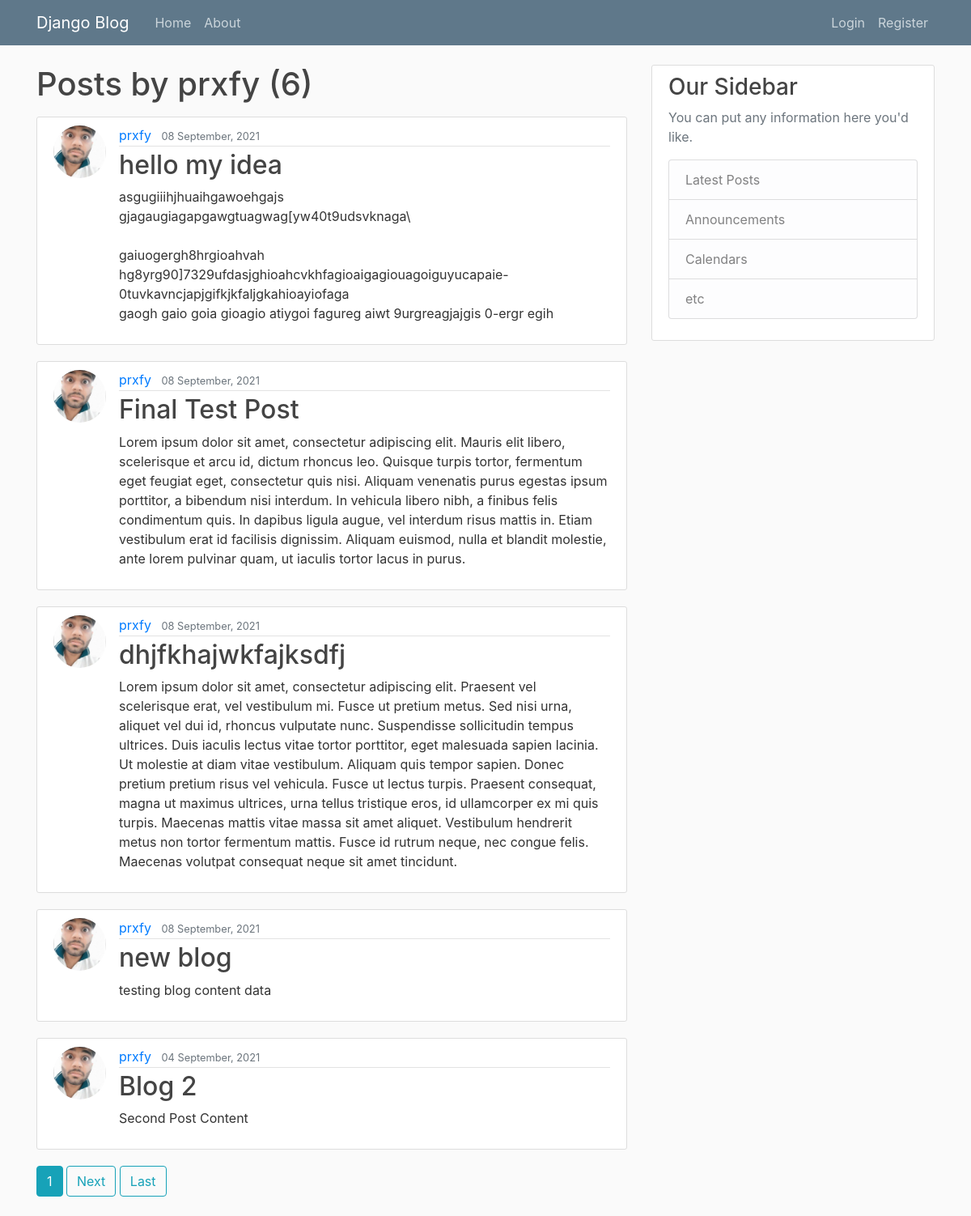
Page /user/prxfy on the committed database.
### blog/models.py (models this page shows, shortened)
class Post(models.Model):
    title = models.CharField(max_length=100)
    content = models.TextField()
    date_posted = models.DateTimeField(default=timezone.now)
    author = models.ForeignKey(User, on_delete=models.CASCADE)

### users/models.py (models this page shows, shortened)
class Profile(models.Model):
    user = models.OneToOneField(User, on_delete=models.CASCADE)
    image = models.ImageField(default='default.jpg', upload_to='profile_pics')

### blog/views.py (the view)
# urls.py: path('user/<str:username>', UserPostListView.as_view(), name='user-posts'),
class UserPostListView(ListView):
    model = Post
    template_name = 'blog/user_posts.html'
    context_object_name = 'posts'
    paginate_by = 5
    def get_queryset(self):
        user = get_object_or_404(User, username = self.kwargs.get('username'))
        return Post.objects.filter(author=user).order_by('-date_posted')

### blog/templates/blog/user_posts.html (shortened to what this page needs)
{% extends "blog/base.html" %}
{% block content %}
    <h1 class= 'mb-3'>Posts by {{ view.kwargs.username }} ({{ page_obj.paginator.count }})</h1>
    {% for post in posts %}
        <article class="media content-section">
            <img class='rounded-circle article-img' src = '{{ post.author.profile.image.url }}'>
            <div class="media-body">
                <div class="article-metadata">
                    <a class="mr-2" href="{% url 'user-posts' post.author.username %}">{{ post.author }}</a>
                    <small class="text-muted">{{ post.date_posted | date:"d F, Y" }}</small>
                </div>
                <h2><a class="article-title" href="{% url 'post-detail' post.id %}">{{ post.title }}</a></h2>
                <p class="article-content">{{ post.content }}</p>
            </div>
        </article>
    {% endfor %}
    {% if is_paginated %}
        {% for num in page_obj.paginator.page_range %}
            {% if page_obj.number == num %}
                <a class='btn btn-info mb-4' href="?page={{ num }}">{{ num }}</a>
            {% elif num > page_obj.number|add:'-3' and num > page_obj.number|add:'3' %}
                <a class='btn btn-outline-info mb-4' href="?page={{ num }}">{{ num }}</a>
            {% endif %}
        {% endfor %}
         {% if page_obj.has_next %}
            <a class='btn btn-outline-info mb-4' href="?page={{ page_obj.next_page_number }}">Next</a>
            <a class='btn btn-outline-info mb-4' href="?page={{ page_obj.paginator.num_pages }}">Last</a>
        {% endif %}
    {% endif %}
{% endblock content %}

### blog/static/blog/main.css (style rules this page uses)
body { background: #fafafa; color: #333333; margin-top: 5rem; }
h1, h2, h3, h4, h5, h6 { color: #444444; }
.content-section { background: #ffffff; padding: 10px 20px; border: 1px solid #dddddd; border-radius: 3px; margin-bottom: 20px; }
.article-title { color: #444444; }
.article-content { white-space: pre-line; }
.article-img { height: 65px; width: 65px; margin-right: 16px; }
.article-metadata { padding-bottom: 1px; margin-bottom: 4px; border-bottom: 1px solid #e3e3e3; }

### rows in the picture
Post: author.profile.image (picture), author "prxfy", date_posted "08 September, 2021", title "hello my idea", content "asgugiiihjhuaihgawoehgajs gjagaugiagapgawgtuagwag[yw40t9udsvknaga\\ gaiuogergh8hrgioahvah hg8yrg90]7329ufdasjghioahcvkhfagioaigagiouagoiguyucapaie-0tuvkavncjapjgifkjkfaljgkahioayiofaga gaogh gaio goia gioagio atiygoi fagureg aiwt 9urgreagjajgis 0-ergr egih"
Post: author.profile.image (picture), author "prxfy", date_posted "08 September, 2021", title "Final Test Post", content "Lorem ipsum dolor sit amet, consectetur adipiscing elit. Mauris elit libero, scelerisque et arcu id, dictum rhoncus leo. Quisque turpis tortor, fermentum eget feugiat eget, consectetur quis nisi. Aliquam venenatis purus egestas ipsum porttitor, a bibendum nisi interdum. In vehicula libero nibh, a finibus felis condimentum quis. In dapibus ligula augue, vel interdum risus mattis in. Etiam vestibulum erat id facilisis dignissim. Aliquam euismod, nulla et blandit molestie, ante lorem pulvinar quam, ut iaculis tortor lacus in purus."
Post: author.profile.image (picture), author "prxfy", date_posted "08 September, 2021", title "dhjfkhajwkfajksdfj", content "Lorem ipsum dolor sit amet, consectetur adipiscing elit. Praesent vel scelerisque erat, vel vestibulum mi. Fusce ut pretium metus. Sed nisi urna, aliquet vel dui id, rhoncus vulputate nunc. Suspendisse sollicitudin tempus ultrices. Duis iaculis lectus vitae tortor porttitor, eget malesuada sapien lacinia. Ut molestie at diam vitae vestibulum. Aliquam quis tempor sapien. Donec pretium pretium risus vel vehicula. Fusce ut lectus turpis. Praesent consequat, magna ut maximus ultrices, urna tellus tristique eros, id ullamcorper ex mi quis turpis. Maecenas mattis vitae massa sit amet aliquet. Vestibulum hendrerit metus non tortor fermentum mattis. Fusce id rutrum neque, nec congue felis. Maecenas…"
Post: author.profile.image (picture), author "prxfy", date_posted "08 September, 2021", title "new blog", content "testing blog content data"
Post: author.profile.image (picture), author "prxfy", date_posted "04 September, 2021", title "Blog 2", content "Second Post Content"

### other values in the picture
{{ view.kwargs.username }} "prxfy"
{{ page_obj.paginator.count }} "6"
{{ num }} "1"
